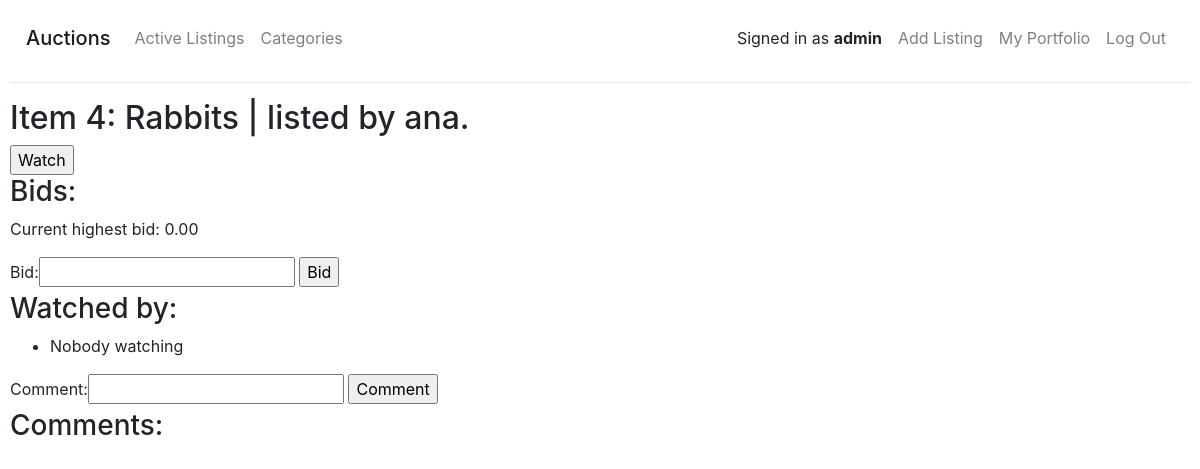
Before: /item/4 (signed in) with the older database file.
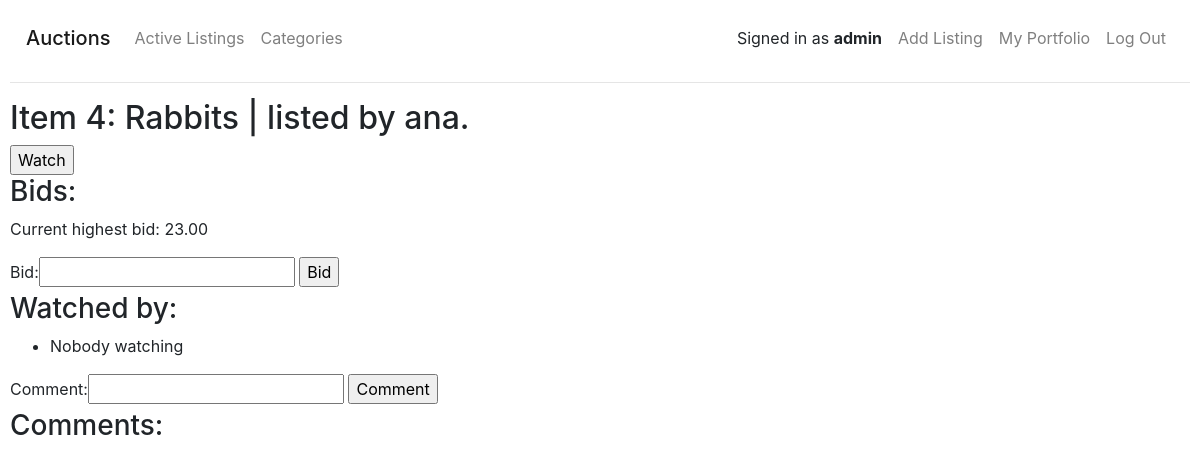
After: the same page with the newer database file.
### auctions/models.py (models this page shows, shortened)
class Listing(models.Model):
    user = models.ForeignKey(User, on_delete=models.CASCADE, related_name='listings')
    category = models.ForeignKey(Category, on_delete=models.CASCADE, related_name='listings', default=1)
    title = models.CharField(max_length=32)
    description = models.CharField(max_length=640, blank=True)
    image_url = models.URLField(max_length=200, blank=True)
    start_bid = models.DecimalField(max_digits=7, decimal_places=2)
    current_price = models.DecimalField(max_digits=7, decimal_places=2)
    closed = models.BooleanField(default=False)

class User(AbstractUser):
    watching = models.ManyToManyField('Listing', blank=True, related_name='watchers')

### auctions/views.py (the view)
# urls.py: path('item/<int:item_id>', views.item, name='item'),
@login_required(login_url='/login')
def item(request, item_id):
    item = Listing.objects.get(pk=item_id)
    bid = Bid.objects.filter(listing=item_id).order_by('-bid').first()
    comments = Comment.objects.filter(listing=item_id)
    watchers = item.watchers.all()
    if item.watchers.filter(username=request.user):
        watching = True
    else:
        watching = False
    if request.method == 'POST':
        user = request.user
        if request.POST['action'] == 'Watch':
            user.watching.add(item)
        elif request.POST['action'] == 'Unwatch':
            user.watching.remove(item)
        elif request.POST['action'] == 'Bid':
            form_bid = NewBid(request.POST)
            if form_bid.is_valid():
                if form_bid.cleaned_data['bid'] <= item.current_price:
                    messages.error(request, f"Your bid needs to be at least {item.current_price} high.")
                    return render(request, 'auctions/item.html', {
                        'item': item,
                        'bid': bid,
                        'form_bid': form_bid,
                        'comments': comments,
                        'form_comment': NewComment(),
                })
                else:
                    new_bid = Bid()
                    new_bid.bid = form_bid.cleaned_data['bid']
                    new_bid.listing = item
                    new_bid.user = user
                    new_bid.save()
                    item.current_price = form_bid.cleaned_data['bid']
                    item.save()
        elif request.POST['action'] == 'Comment':
            form_comment = NewComment(request.POST)
            if form_comment.is_valid():
                new_comment = Comment()
                new_comment.comment = form_comment.cleaned_data['comment']
                new_comment.listing = item
                new_comment.user = user
                new_comment.save()
        elif request.POST['action'] == 'Close':
            item.closed = True
            item.save()
            bid.winning_bid = True
            bid.save()
        return HttpResponseRedirect(reverse('item', args=(item_id, )))
    else:
        if item.closed:
            return render(request, 'auctions/item_closed.html', {
            'item': item,
            'bid': bid,
            'comments': comments,
            })
        else:
            return render(request, 'auctions/item.html', {
                'item': item,
                'watchers': watchers,
                'watching': watching,
                'bid': bid,
                'comments': comments,
                'form_bid': NewBid(),
                'form_comment': NewComment()
            })

### auctions/forms.py
class NewBid(forms.Form):
  bid = forms.DecimalField(max_digits=7, decimal_places=2)

class NewComment(forms.Form):
  comment = forms.CharField(max_length=550)

### auctions/templates/auctions/item.html (shortened to what this page needs)
{% extends "auctions/layout.html" %}
{% block body %}
<h2>Item {{ item.id }}: {{ item.title }} | listed by {{ item.user }}.</h2>
{% block status %}
{% if item.user == user %}
<p>Current highest bid: {{ item.current_price }}
	{% if bid.user == user %} by you. {% endif %}
</p>
<form method="post">
	{% csrf_token %}
	<input type="submit" name="action" value="Close">
</form>
{% else %}
<form method="post">
	{% if watching %}
	<input type="submit" name="action" value="Unwatch">
	{% else %}
	<input type="submit" name="action" value="Watch">
	{% endif %}
</form>
<h3>Bids:</h3>
<p>Current highest bid: {{ item.current_price }}
</p>
<form method="post">
	{{ form_bid }}
	<input type="submit" name="action" value="Bid">
</form>
{% endif %}
<h3>Watched by:</h3>
<ul>
	{% for watcher in watchers %}
	<li>{{ watcher }}</li>
	{% empty %}
	<li>Nobody watching</li>
	{% endfor %}
</ul>
<form method="post">
	{{ form_comment }}
	<input type="submit" name="action" value="Comment">
</form>
{% endblock %}
<h3>Comments:</h3>
{% endblock %}

Changed rows visible on the page:
changed Listing "Rabbits": current_price "0.00" → "23.00"
